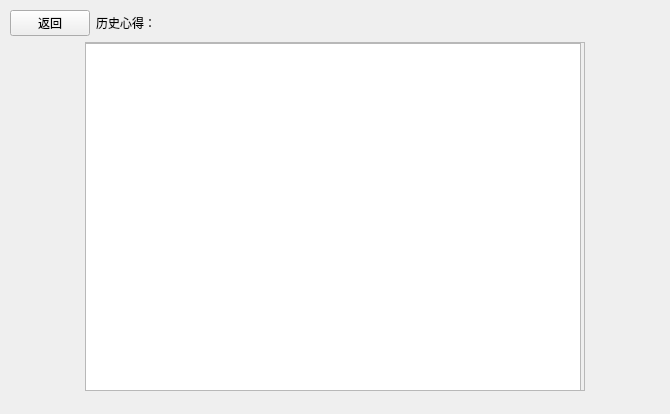
<?xml version="1.0" encoding="UTF-8"?>
<ui version="4.0">
 <class>ShowThoughts</class>
 <widget class="QWidget" name="ShowThoughts">
  <property name="geometry">
   <rect>
    <x>0</x>
    <y>0</y>
    <width>670</width>
    <height>414</height>
   </rect>
  </property>
  <property name="windowTitle">
   <string>Form</string>
  </property>
  <widget class="QWidget" name="">
   <property name="geometry">
    <rect>
     <x>10</x>
     <y>10</y>
     <width>651</width>
     <height>381</height>
    </rect>
   </property>
   <layout class="QVBoxLayout" name="verticalLayout">
    <item>
     <layout class="QHBoxLayout" name="horizontalLayout">
      <item>
       <widget class="QPushButton" name="return_button">
        <property name="minimumSize">
         <size>
          <width>80</width>
          <height>0</height>
         </size>
        </property>
        <property name="maximumSize">
         <size>
          <width>80</width>
          <height>16777215</height>
         </size>
        </property>
        <property name="text">
         <string>返回</string>
        </property>
       </widget>
      </item>
      <item>
       <widget class="QLabel" name="label">
        <property name="text">
         <string>历史心得：</string>
        </property>
       </widget>
      </item>
     </layout>
    </item>
    <item alignment="Qt::AlignHCenter">
     <widget class="QScrollArea" name="scrollArea">
      <property name="minimumSize">
       <size>
        <width>500</width>
        <height>0</height>
       </size>
      </property>
      <property name="maximumSize">
       <size>
        <width>500</width>
        <height>16777215</height>
       </size>
      </property>
      <property name="widgetResizable">
       <bool>true</bool>
      </property>
      <widget class="QWidget" name="scrollAreaWidgetContents">
       <property name="geometry">
        <rect>
         <x>0</x>
         <y>0</y>
         <width>498</width>
         <height>341</height>
        </rect>
       </property>
       <widget class="QTextEdit" name="textEdit">
        <property name="geometry">
         <rect>
          <x>-5</x>
          <y>0</y>
          <width>500</width>
          <height>351</height>
         </rect>
        </property>
        <property name="minimumSize">
         <size>
          <width>500</width>
          <height>0</height>
         </size>
        </property>
        <property name="maximumSize">
         <size>
          <width>500</width>
          <height>16777215</height>
         </size>
        </property>
        <property name="layoutDirection">
         <enum>Qt::LeftToRight</enum>
        </property>
       </widget>
      </widget>
     </widget>
    </item>
   </layout>
  </widget>
 </widget>
 <resources/>
 <connections/>
</ui>
